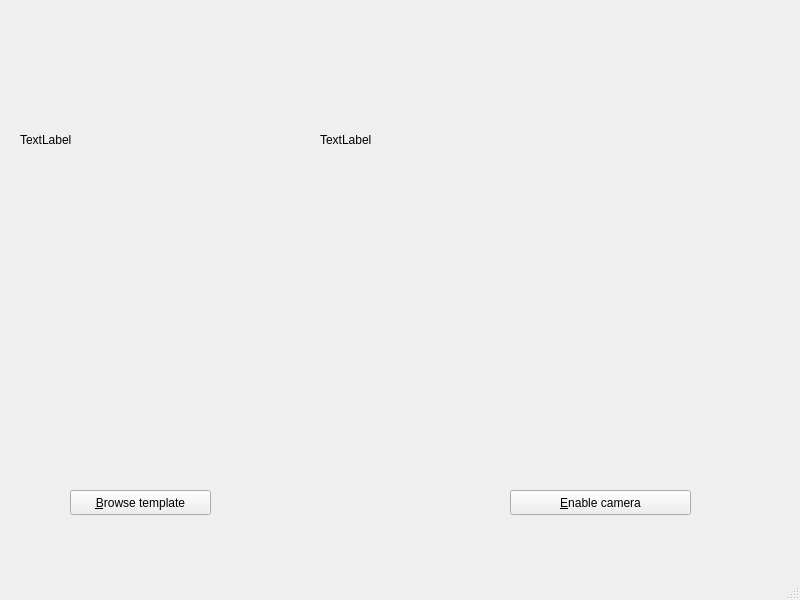
<?xml version="1.0" encoding="UTF-8"?>
<ui version="4.0">
 <class>MainWindow</class>
 <widget class="QMainWindow" name="MainWindow">
  <property name="geometry">
   <rect>
    <x>0</x>
    <y>0</y>
    <width>800</width>
    <height>600</height>
   </rect>
  </property>
  <property name="windowTitle">
   <string>SIFT Demo</string>
  </property>
  <widget class="QWidget" name="centralwidget">
   <widget class="QPushButton" name="browse_button">
    <property name="geometry">
     <rect>
      <x>70</x>
      <y>490</y>
      <width>141</width>
      <height>25</height>
     </rect>
    </property>
    <property name="text">
     <string>&amp;Browse template</string>
    </property>
   </widget>
   <widget class="QPushButton" name="toggle_cam_button">
    <property name="geometry">
     <rect>
      <x>510</x>
      <y>490</y>
      <width>181</width>
      <height>25</height>
     </rect>
    </property>
    <property name="text">
     <string>&amp;Enable camera</string>
    </property>
   </widget>
   <widget class="QLabel" name="live_image_label">
    <property name="geometry">
     <rect>
      <x>320</x>
      <y>20</y>
      <width>461</width>
      <height>240</height>
     </rect>
    </property>
    <property name="text">
     <string>TextLabel</string>
    </property>
   </widget>
   <widget class="QLabel" name="template_label">
    <property name="geometry">
     <rect>
      <x>20</x>
      <y>20</y>
      <width>261</width>
      <height>240</height>
     </rect>
    </property>
    <property name="text">
     <string>TextLabel</string>
    </property>
   </widget>
  </widget>
  <widget class="QMenuBar" name="menubar">
   <property name="geometry">
    <rect>
     <x>0</x>
     <y>0</y>
     <width>800</width>
     <height>22</height>
    </rect>
   </property>
  </widget>
  <widget class="QStatusBar" name="statusbar"/>
 </widget>
 <resources/>
 <connections/>
</ui>
